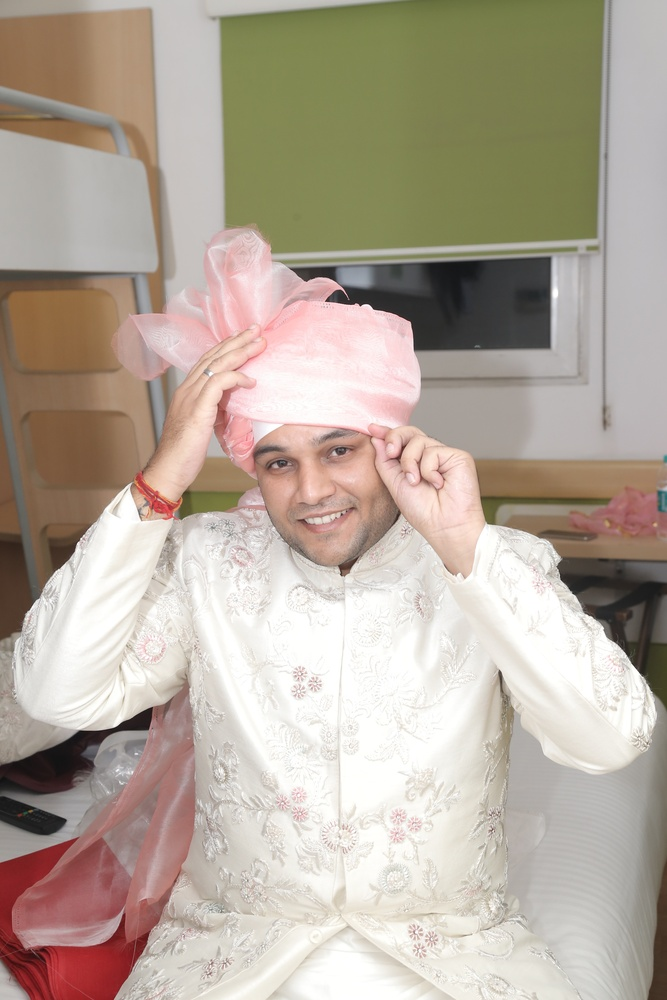
#> input picture images/Gauss_Ayush_Marriage.jpg, 667 x 1000 px, shrunk from 3648 x 5472 before the run; the run also reads 1 picture not shown here
$ python GuassianBlur.py
#> lines starting #> are read from the running program, lines starting #| are printed output that depends on the picture
import numpy as np
import cv2
from matplotlib import pyplot as plt
from PIL import Image, ImageFilter
import numpy as np
import os
import cv2
import math
from scipy.signal import convolve2d
#Load the image
def estimate_noise(I):
  H, W = I.shape

  M = [[1, -2, 1],
       [-2, 4, -2],
       [1, -2, 2]]

  sigma = np.sum(np.sum(np.absolute(convolve2d(I, M))))
  sigma = sigma * math.sqrt(0.5 * math.pi) / (6 * (W-2) * (H-2))

  return sigma
print ("##### Running GAUSSIAN filter on different noises #### ")
image = cv2.imread('images/Gauss_Ayush_Marriage.jpg')
#> image is the input picture: shape (1000, 667, 3); mean B, G, R 155.5, 169, 180.6
image2 = cv2.cvtColor(image, cv2.COLOR_BGR2GRAY)
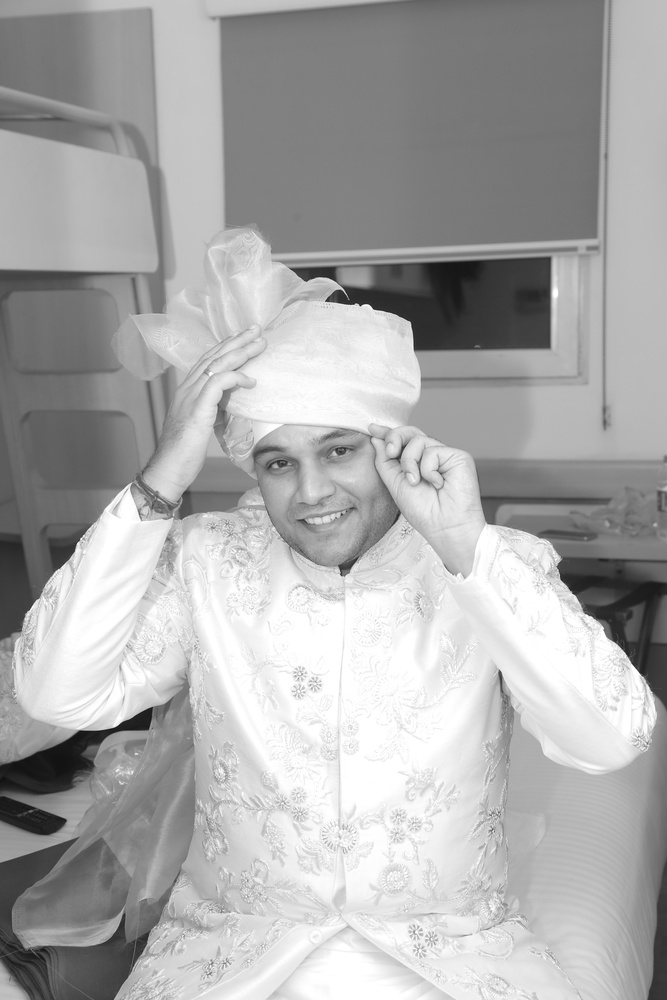
#> image2: shape (1000, 667); min 15, max 255, mean 170.9
before_quality = estimate_noise(image2)
#> in estimate_noise, `sigma = np.sum(np.sum(np.absolute(convolve2d(I, M))))`: sigma = 114085878
#> in estimate_noise, `sigma = sigma * math.sqrt(0.5 * math.pi) / (6 * (W-2) * (H-2))`: sigma = 35.91
#> before_quality = 35.91
print ("Estimating quality for guassian image before Gaussian filter %8.4f " % (before_quality) )
#| Estimating quality for guassian image before Gaussian filter  35.9078
figure_size = 9
new_image = cv2.GaussianBlur(image2,(figure_size, figure_size),0)
after_quality = estimate_noise(new_image)
#> after_quality = 35.89
print ("Estimating quality for guassian image after Gaussian filter %8.4f \n " % (after_quality))
#| Estimating quality for guassian image after Gaussian filter  35.8862
plt.figure(figsize=(11,6))
plt.subplot(121), plt.imshow(image2, cmap='gray'),plt.title('Original')
plt.xticks([]), plt.yticks([])
plt.subplot(122), plt.imshow(new_image, cmap='gray'),plt.title('Guassian filter')
plt.xticks([]), plt.yticks([])
plt.show()
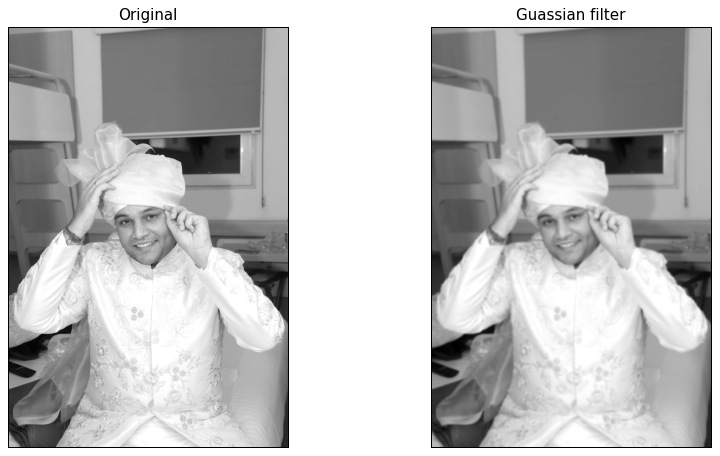
#> figure drawn by matplotlib, 2 panels


image = cv2.imread('images/poisson_Ayush_Marriage.jpg')
image2 = cv2.cvtColor(image, cv2.COLOR_BGR2GRAY)
before_quality = estimate_noise(image2)
#> before_quality = 35.71
print ("Estimating quality for poisson image before Gaussian filter  %8.4f" % (before_quality))
#| Estimating quality for poisson image before Gaussian filter   35.7091
figure_size = 9
new_image = cv2.GaussianBlur(image2,(figure_size, figure_size),0)
after_quality = estimate_noise(new_image)
#> after_quality = 35.69
print ("Estimating quality for poisson image after Gaussian filter  %8.4f \n" % (after_quality))
#| Estimating quality for poisson image after Gaussian filter   35.6873
plt.figure(figsize=(11,6))
plt.subplot(121), plt.imshow(image2, cmap='gray'),plt.title('Original')
plt.xticks([]), plt.yticks([])
plt.subplot(122), plt.imshow(new_image, cmap='gray'),plt.title('Guassian filter')
plt.xticks([]), plt.yticks([])

plt.show()

image = cv2.imread('images/S&P_Ayush_Marriage.jpg')
#> (the run stopped early here; a loop or call above may not have finished)
